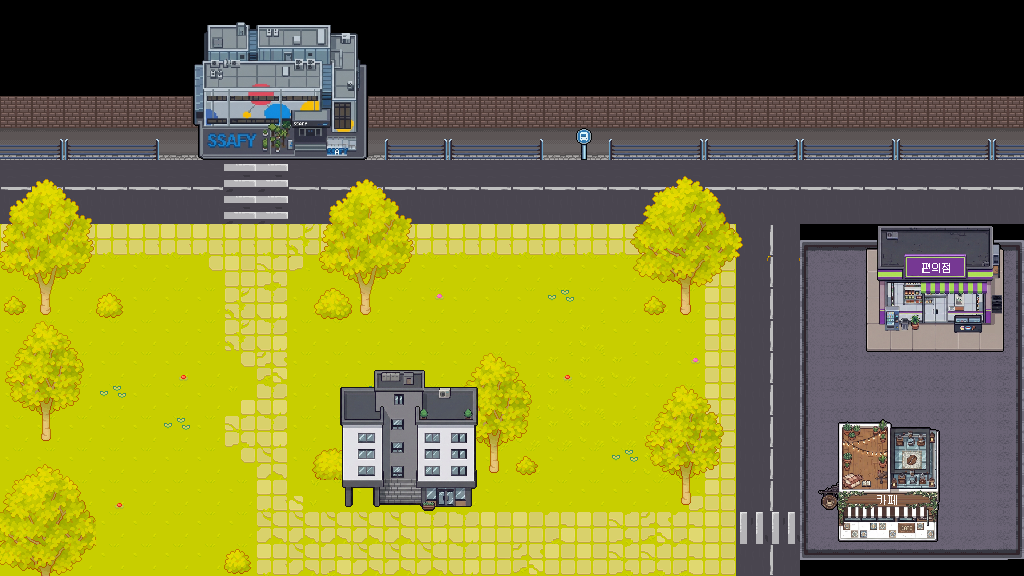

Below is a game level as drawn by its tile map, then a one-line description and the .tmx that defines it (tile-layer data replaced by summaries):
An orthogonal 32x18 tile map with 32x32 px tiles, 5 tile layers (Tile Layer 1, obj, tree, col, ...), 2 tilesets.

<map version="1.10" tiledversion="1.12.0" orientation="orthogonal" renderorder="right-down" width="32" height="18" tilewidth="32" tileheight="32" infinite="0" nextlayerid="7" nextobjectid="1">
 <tileset firstgid="1" name="FullTileSet" tilewidth="32" tileheight="32" tilecount="957" columns="29">
  <image source="Full Asset.png" width="944" height="1072" />
 </tileset>
 <tileset firstgid="958" source="FullTileSet.tsx" />
 <layer id="1" name="Tile Layer 1" width="32" height="18">
  <data>[576 cells, 482 non-empty, 36 distinct tile ids]</data>
 </layer>
 <layer id="3" name="obj" width="32" height="18">
  <data>[576 cells, 204 non-empty, 80 distinct tile ids]</data>
 </layer>
 <layer id="5" name="tree" width="32" height="18">
  <data>[576 cells, 56 non-empty, 29 distinct tile ids]</data>
 </layer>
 <layer id="4" name="col" width="32" height="18">
  <data>[576 cells, 113 non-empty, 105 distinct tile ids]</data>
 </layer>
 <layer id="6" name="build" width="32" height="18">
  <data>[576 cells, 75 non-empty, 75 distinct tile ids]</data>
 </layer>
</map>
